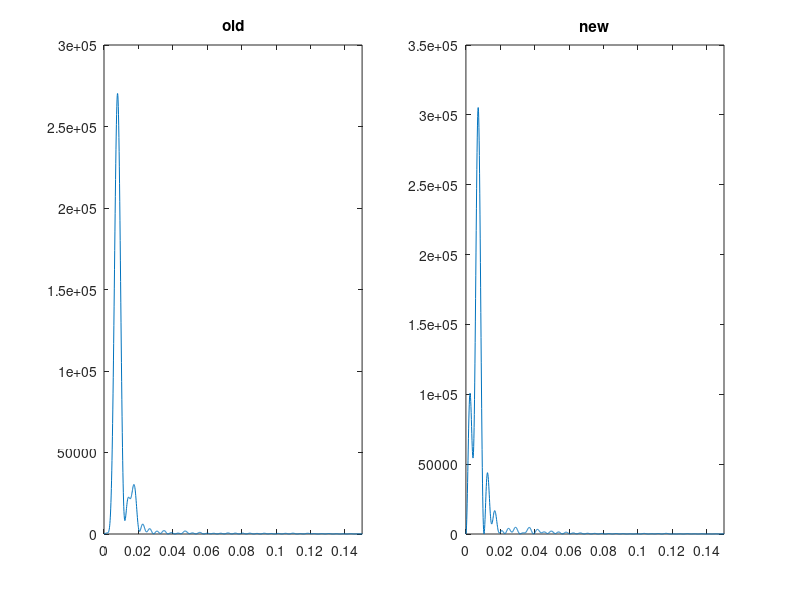

Source code (MATLAB):
clear
close all 

load("sunspotdata.mat")

NFFT = 8192;

subplot(121)
data0 = dataold-mean(dataold);
X=fft(data0,NFFT);

N = length(data0);
Rhat=(X.*conj(X))/N;
f=[0:NFFT-1]/NFFT;
plot(f,Rhat)
xlim([0 0.15])
title("old")

subplot(122)
data0 = datanew-mean(datanew);
X=fft(data0,NFFT);

N = length(data0);
Rhat=(X.*conj(X))/N;
f=[0:NFFT-1]/NFFT;
plot(f,Rhat)
xlim([0 0.15])
title("new")